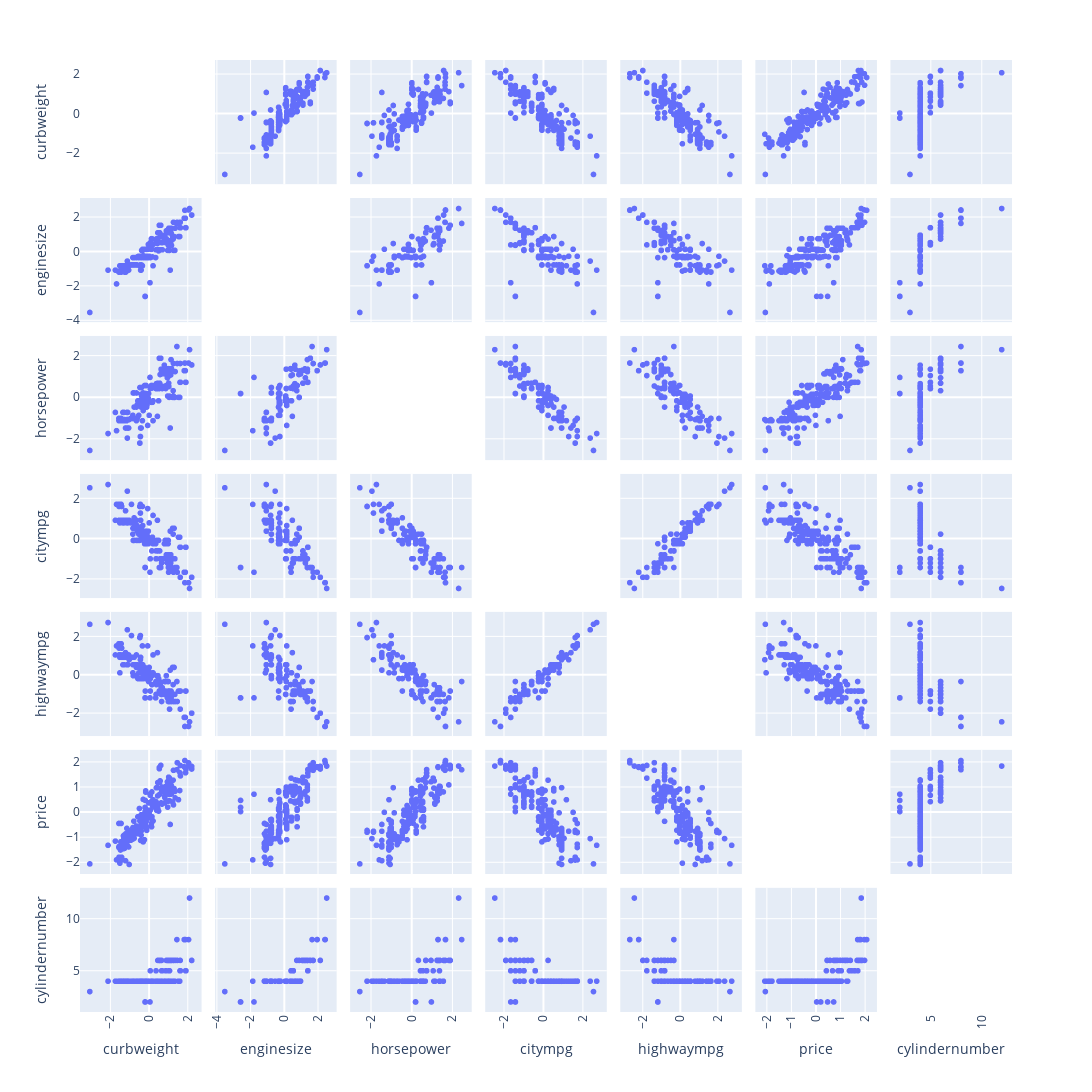

Notebook cell for this chart:
### Markdown cell above
En el documento entregado anteriormente se mostraron cada uno de los datos que son atípicos del dataframe. Ahora, se volverán a mostrar pero utilizando una matriz de dispersión.

### Code cell
fig = px.scatter_matrix(datos, width=1300, height=1500)
fig.update_layout({"xaxis"+str(i+1): dict(tickangle = -90) for i in range(13)})
fig.update_traces(diagonal_visible=False)
fig.show()

### Figure 1 — Plotly figure (JSON) as saved in the notebook; plotly's stock layout.template omitted (floating-point values rounded to 4 significant figures; data arrays with more than 128 entries replaced by an {"elided": "..."} marker saying what was removed)
{"data": [{"diagonal": {"visible": false}, "dimensions": [{"axis": {"matches": true}, "label": "curbweight", "values": {"elided": "205 float values"}}, {"axis": {"matches": true}, "label": "enginesize", "values": {"elided": "205 float values"}}, {"axis": {"matches": true}, "label": "horsepower", "values": {"elided": "205 float values"}}, {"axis": {"matches": true}, "label": "citympg", "values": {"elided": "205 float values"}}, {"axis": {"matches": true}, "label": "highwaympg", "values": {"elided": "205 float values"}}, {"axis": {"matches": true}, "label": "price", "values": {"elided": "205 float values"}}, {"axis": {"matches": true}, "label": "cylindernumber", "values": {"elided": "205 int values"}}], "hovertemplate": "%{xaxis.title.text}=%{x}<br>%{yaxis.title.text}=%{y}<extra></extra>", "legendgroup": "", "marker": {"color": "#636efa", "symbol": "circle"}, "name": "", "showlegend": false, "type": "splom"}], "layout": {"dragmode": "select", "height": 1500, "legend": {"tracegroupgap": 0}, "margin": {"t": 60}, "width": 1300, "xaxis": {"tickangle": -90}, "xaxis10": {"tickangle": -90}, "xaxis11": {"tickangle": -90}, "xaxis12": {"tickangle": -90}, "xaxis13": {"tickangle": -90}, "xaxis2": {"tickangle": -90}, "xaxis3": {"tickangle": -90}, "xaxis4": {"tickangle": -90}, "xaxis5": {"tickangle": -90}, "xaxis6": {"tickangle": -90}, "xaxis7": {"tickangle": -90}, "xaxis8": {"tickangle": -90}, "xaxis9": {"tickangle": -90}}}
